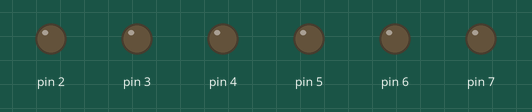
Simulated run of this sketch. Board: Arduino Uno, built with avr-gcc and run on an emulated ATmega328P. On the bench: output pins drawn as LEDs (lit = HIGH).

Above: at 0.6 s.
At 1.3 s:
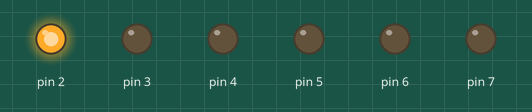
At 1.9 s:
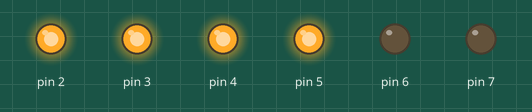
At 3.1 s:
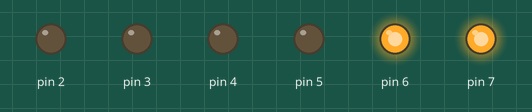
At 4.1 s:
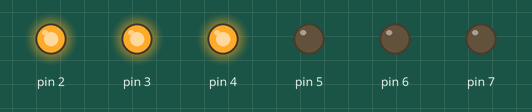
At 5.3 s:
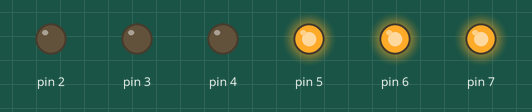
Timing chart, 0 to 5.6 s (numbered marks = the images above):
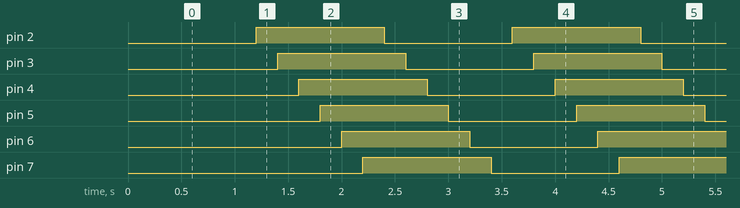

The sketch:

LED_trailing_effects.ino
```cpp
/*
 * Author: Elecrow Keen
 * Date:4/21/2017
 * IDE V1.8.2
 * Email:keen@elecrow.com
 * Function:
 */
const int BASE = 2;
const int NUM = 6;
void setup(){
  for (int i = BASE; i < BASE + NUM; i ++){
    pinMode(i, OUTPUT); //set port "i" as an output port
  }
}
void loop(){
  for (int i = BASE; i < BASE + NUM; i ++){
    digitalWrite(i, LOW);      // Turn OFF the I/O board LED
    delay(200);
  }
for (int i = BASE; i < BASE + NUM; i ++){
    digitalWrite(i, HIGH);    // Turn ON the I/O board LED
    delay(200);
  }
}
```

Measured:
- by itself, pin 2–7: alternates HIGH for 1.2 s and LOW for 1.2 s
- by itself, everything shown: repeats every 2.4 s, in 12 steps
